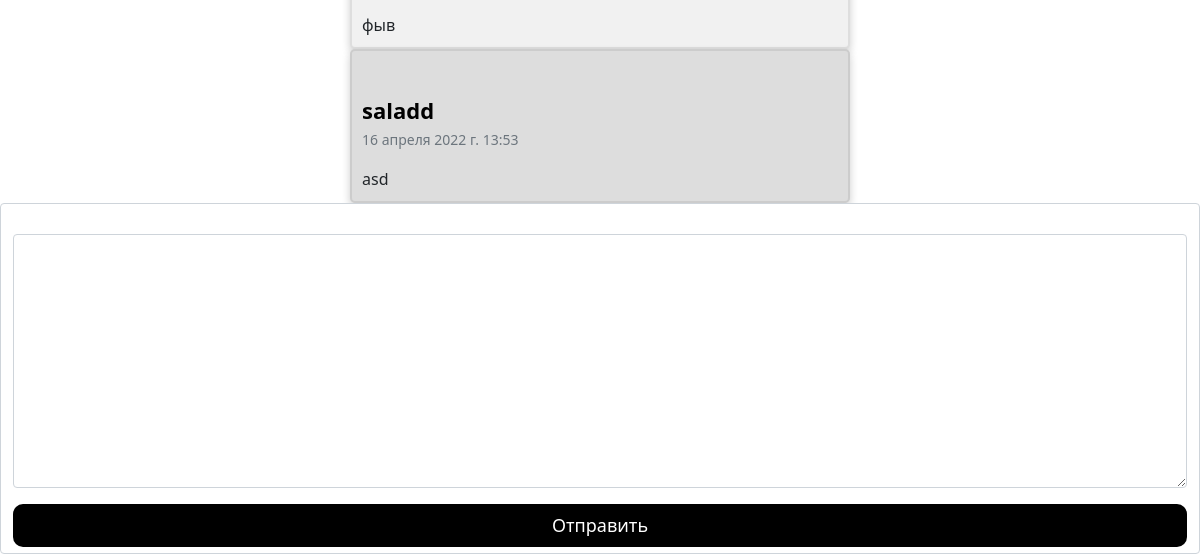
Before: /dialogs/3 (signed in, lower part) with the older database file.
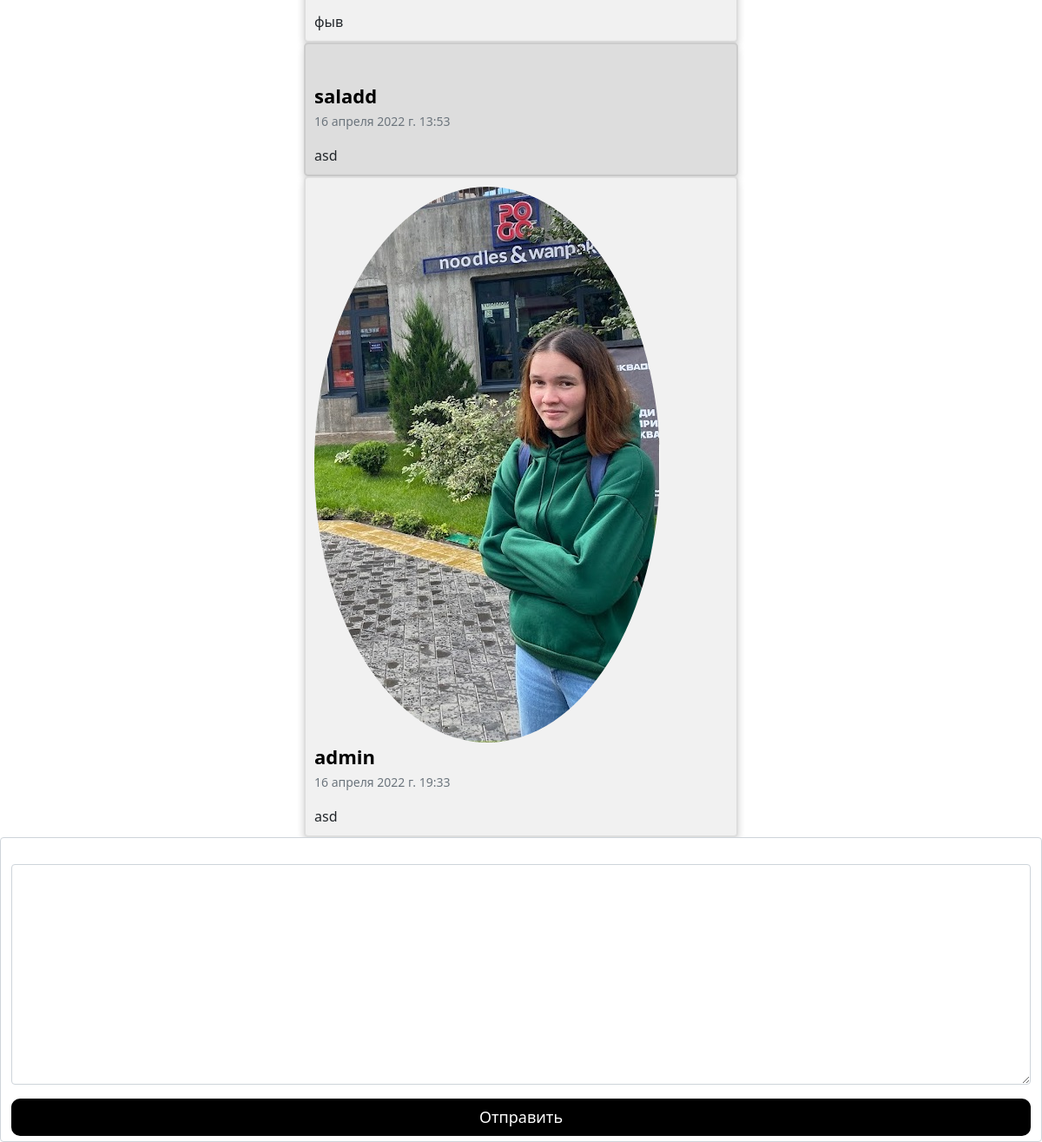
After: the same page with the newer database file.
### messenger/models.py (models this page shows, shortened)
class Message(models.Model):
    chat = models.ForeignKey(Chat, on_delete=models.SET_NULL, null=True)
    author = models.ForeignKey(User, on_delete=models.SET_NULL, null=True)
    message = models.TextField("Message")
    pub_date = models.DateTimeField("Date", default=timezone.now)
    is_readed = models.BooleanField("Прочитано", default=False)
    class Meta:
        verbose_name = 'Сообщение'
        verbose_name_plural = 'Сообщения'
        ordering = ['pub_date']

### catalog/models.py (models this page shows, shortened)
class Profile(models.Model):
    user = models.OneToOneField(User, on_delete=models.CASCADE)
    image = models.ImageField(upload_to='img/profiles', blank=True, verbose_name='Ваш аватар')
    genre = models.ManyToManyField(Genre, blank=True, verbose_name='Любимые жанры')

### messenger/views.py (the view, shortened to what this page needs)
# urls.py: path('dialogs/<int:chat_id>', login_required(views.MessagesView.as_view()), name='dialog'),
class MessagesView(View):
    def get(self, request, chat_id):
        try:
            chat = Chat.objects.get(id=chat_id)
            if request.user in chat.members.all():
                chat.message_set.filter(is_readed=False).exclude(author=request.user).update(is_readed=True)
            else:
                chat = None
        except Chat.DoesNotExist:
            chat = None
        return render(request, 'messenger/messages.html',
                      {'user_profile': request.user, 'chat': chat, 'form': MessageForm(),
                       'book_of_month': get_book_of_month()})

### messenger/forms.py
class MessageForm(ModelForm):
    class Meta:
        model = Message
        fields = ['message']
        labels = {'message': ""}

### catalog/models.py (called while the page is built)
    def __str__(self):
        return '%s, %s' % (self.last_name, self.first_name)

### messenger/views.py (called while the page is built)
def get_book_of_month():
    today = datetime.datetime.now()
    return BookOfMonth.objects.get(dayOfBook__year=today.year, dayOfBook__month=today.month)

### messenger/templates/messenger/messages.html (shortened to what this page needs)
{% extends "catalog/index.html" %}
{% load bootstrap3 %}
{% block content %}
    {% if not chat %}
        <div class="panel panel-body">
            Невозможно начать беседу.
        </div>
    {% else %}
        {% load tz %}
        {% if chat %}
            <div id="messages" class="panel">
                <div id="innerMessages">
                    {% for message in chat.message_set.all %}
                            {% include 'messenger/message.html' with message_item=message %}
                    {% endfor %}
                </div>
            </div>
        {% endif %}
        <div id="footer">
            <form id="message-form" class="form-control col-8 col-sm-9 col-md-8" method="post" name="message">
                {% bootstrap_form form %}
                <button type="submit" onclick="return ETextEditor.validateForm('message-form')">Отправить</button>
            </form>
        </div>
    {% endif %}
{% endblock %}

### messenger/templates/messenger/message.html (shortened to what this page needs)
{% load bootstrap3 %}
{% load tz %}
    <div class="container_message{% if not message_item.author == user %} darker {% endif %}">
        <a href="{% url 'catalog:profile' message_item.author_id%}"><img class="rounded-circle" src="{{ message_item.author.profile.image }}"></a>
        <div class="reply-body">
            <ul class="list-inline">
                <li class="drop-left-padding">
                    <strong class="list-group-item-heading"><a href="{% url 'catalog:profile' message_item.author_id%}">{{ message_item.author.username }}</a></strong>
                </li>
                <li class="pull-right text-muted"><small>{{ message_item.pub_date|localtime }}</small></li>
            </ul>
            <div>{{ message_item.message|safe }}</div>
        </div>
    </div>

Changed rows visible on the page:
added Message: author.profile.image (picture), author.username "admin", pub_date "16 апреля 2022 г. 19:33", message "asd"
